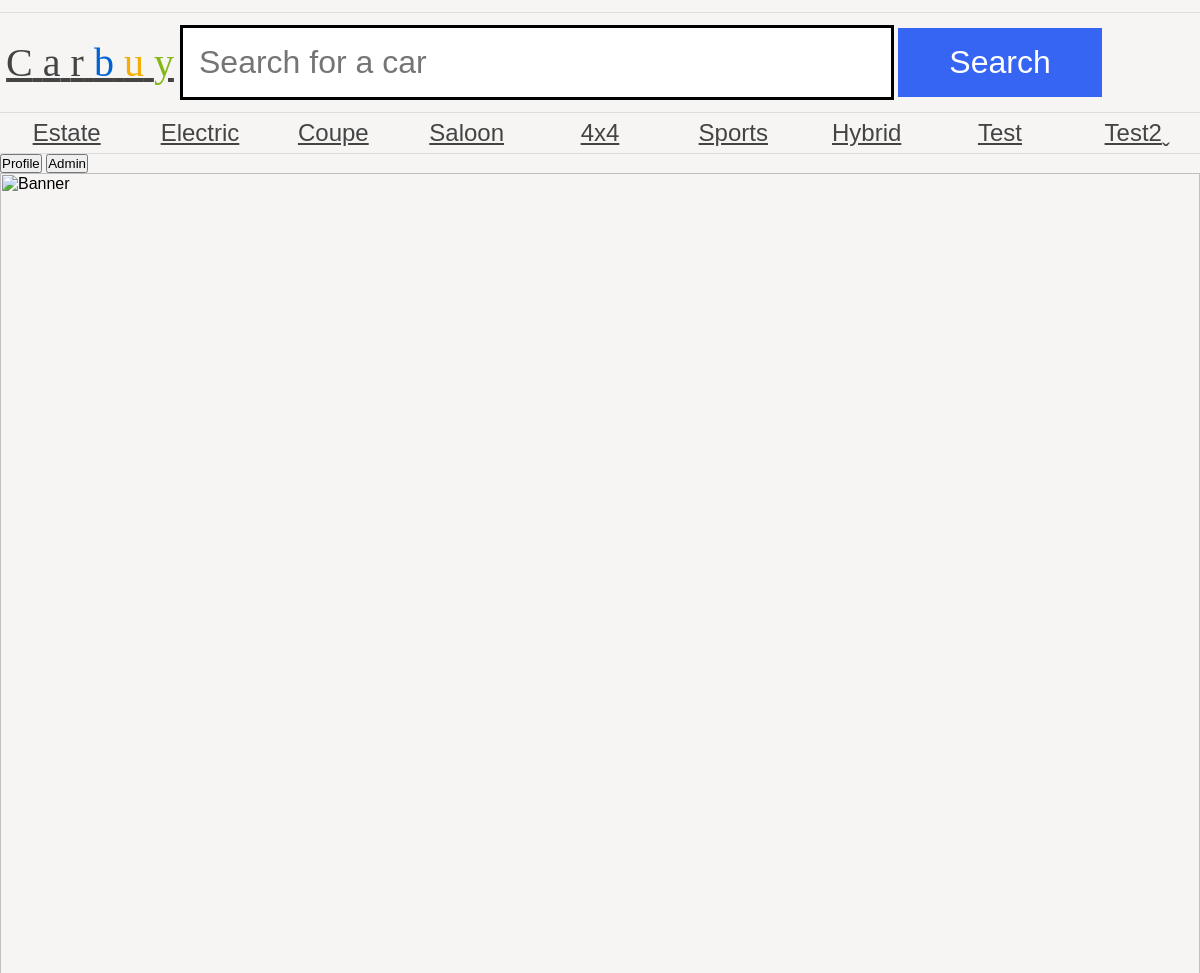
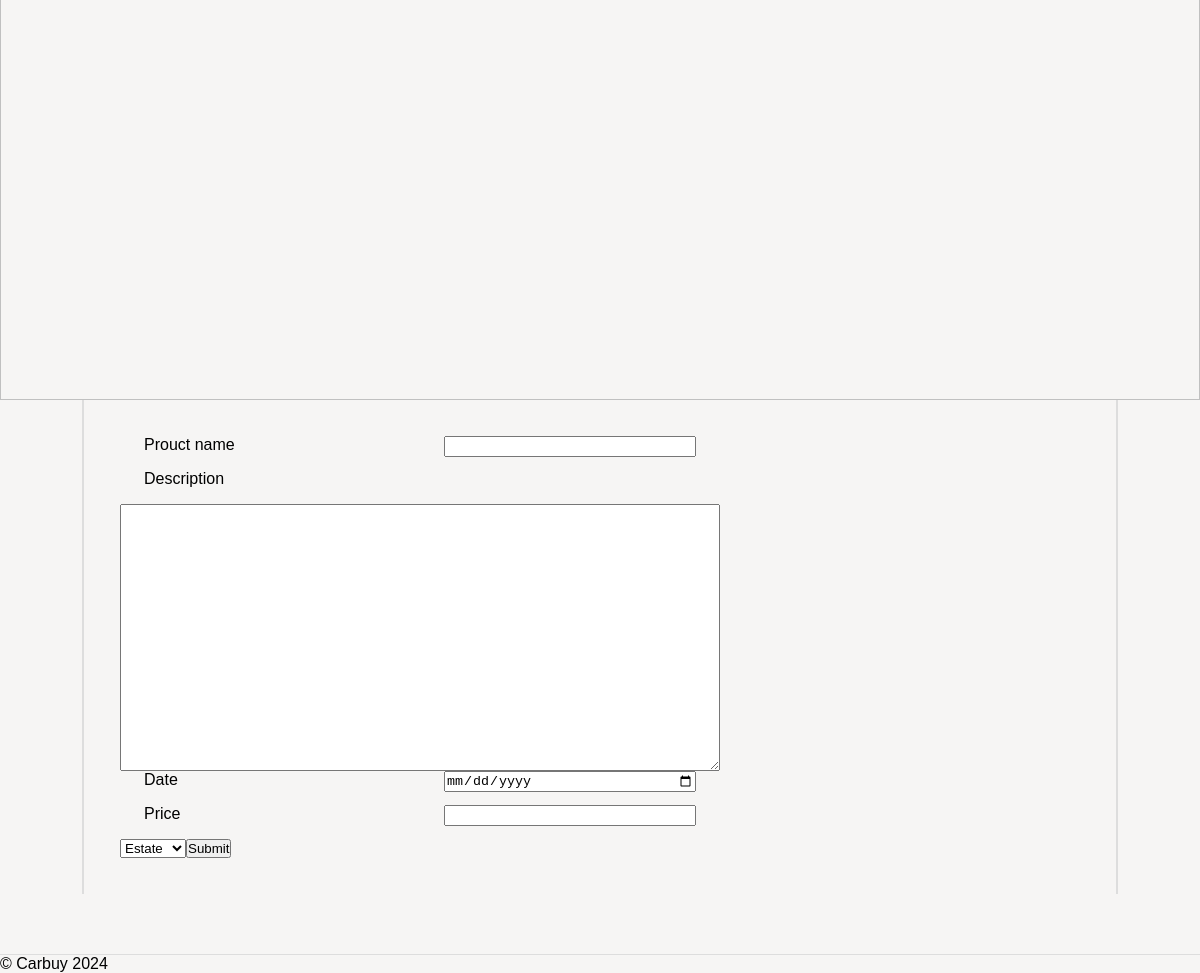
Screenshot of /as1/public/addAuction.php (signed in) with the database file from the repository (2 pictures, top to bottom).
### tables this page shows
CREATE TABLE `category` (
  `category_id` int(11) NOT NULL AUTO_INCREMENT,
  `name` varchar(255) DEFAULT NULL,
  PRIMARY KEY (`category_id`)
);

### as1/public/dbConn.php (called while the page is built, shortened)
<?php
$username = "v.je";
$password = "v.je";
$conn = new PDO('mysql:dbname=assignment1;host=mysql', $username, $password, [PDO::ATTR_ERRMODE => PDO::ERRMODE_EXCEPTION]);
$getCategoryQuery = $conn->prepare('SELECT * FROM category');
$getCategoryQuery->execute();
$getCategory = $getCategoryQuery->fetchAll();
?>

### as1/public/addAuction.php (the view, shortened to what this page needs)
<?php
require 'header.php';
if (isset($_SESSION['username'])) {
    include_once('dbConn.php');
    ?>
    <body>
        <main>
            <form action='#' method='POST'>
                <label for='title'>Prouct name</label>
                <input type='text' name='title' required><br>
                <label for='description'>Description</label>
                <textarea name='description' id='description' cols='10' rows='5' maxlength='255' required></textarea>
                <label for='auction_end_date'>Date</label>
                <input type='date' name='auction_end_date' required><br>
                <label for='price'>Price</label>
                <input type='number' name='price' required><br>
                <select name='category'>
                    <?php
                    array_map(function ($categories) {
                        $categoryName = $categories['name'];
                        echo '<option value="' . $categoryName . '"  name="category">' . $categoryName . '</option>';
                    }, $getCategory);
                    ?>
                </select><br>
                <button type='submit' value='submit' name='submit'>Submit</button>
            </form>
        </main>
    </body>
    <?php
} else {
    echo 'Please login first <a href="login.php"><button>Login Now!</button></a>';
}
require 'footer.php';
?>

### as1/public/header.php (shortened to what this page needs)
<?php
require 'dbConn.php';
?>
<html>
<head>
	<link rel="stylesheet" href="carbuy.css" />
</head>
<body>
	<header>
		<a href="index.php">
			<h1><span class="C">C</span>
				<span class="a">a</span>
				<span class="r">r</span>
				<span class="b">b</span>
				<span class="u">u</span>
				<span class="y">y</span>
			</h1>
		</a>
		<form action="#">
			<input type="text" name="search" placeholder="Search for a car" />
			<input type="submit" name="submit" value="Search" />
		</form>
	</header>
	<nav>
		<ul>
			<?php
			array_map(function ($category) {
				$categoryName = $category['name'];
				$categoryID = $category['category_id'];
				echo '<li>' . '<a class="categoryLink" href="categoryPage.php?categoryID=' . $categoryID . '">' . $categoryName . '</a>' . '</li>';
			}, array_values($getCategory));
			?>
		</ul>
	</nav>
	<div class="headerButton" style="justify-content: center">
		<button>Profile</button>
	</div>
	<span class="HeaderButton">
		<button>Admin</button>
	</span>
	<img src="banners/1.jpg" alt="Banner" />
</body>
</html>

### as1/public/carbuy.css (style rules this page uses)
* { margin: 0; padding: 0; }
body { font-family: "Oxygen-Regular", sans-serif; background-color: #f6f5f4; max-width: 100vw; overflow-x: hidden; }
h1, h2, h3, h4 { font-weight: normal; }
a, a:visited { color: #444; }
header { margin-top: 1vw; font-family: "Univers-Light-Normal"; display: grid; grid-template-columns: 15% 85%; align-items: center; padding-top: 1vw; padding-bottom: 1vw; border-top: 1px solid #ddd; border-bottom: 1px solid #ddd; }
header h1 { text-align: center; font-size: 2.5em; }
form { display: block; }
header form input[type="text"] { border: 3px solid black; font-size: 2em; padding: 0.5em; width: 70%; }
body > img { width: 100vw; }
header form input[type="submit"] { background-color: #3665f3; color: white; width: 20%; font-size: 2em; padding: 0.5em; cursor: pointer; border: 0; }
header .b { color: #0063d1; }
header .u { color: #f4ae01; }
header .y { color: #85b716; }
body > nav { border-bottom: 1px solid #ddd; }
body > nav ul li:last-child a:after { content: "ˬ"; position: absolute; }
body > nav ul { display: flex; width: 100vw; list-style-type: none; }
body > nav ul li { flex: 1; }
body > nav ul li a { display: block; text-align: center; padding-top: 0.5vw; padding-bottom: 0.5vw; font-size: 1.5em; }
main { padding: 3vw; display: block; overflow: hidden; width: 80vw; margin: auto; border-left: 2px solid #ddd; border-right: 2px solid #ddd; }
textarea { width: 100%; height: 20em; }
main form { display: flex; flex-wrap: wrap; width: 50vw; }
main form label, main form input { flex-grow: 1; width: 20vw; margin-bottom: 1em; margin-right: 2vw; margin-left: 2vw; }

### as1/public/header.php (style rules this page uses)
.HeaderButton { display: inline-block; position: relative; }

### rows the page displays
category: name "Estate", category "Estate"
category: name "Electric"
category: name "Coupe"
category: name "Saloon"
category: name "4x4"
category: name "Sports"
category: name "Hybrid"
category: name "Test"
category: name "Test2"
